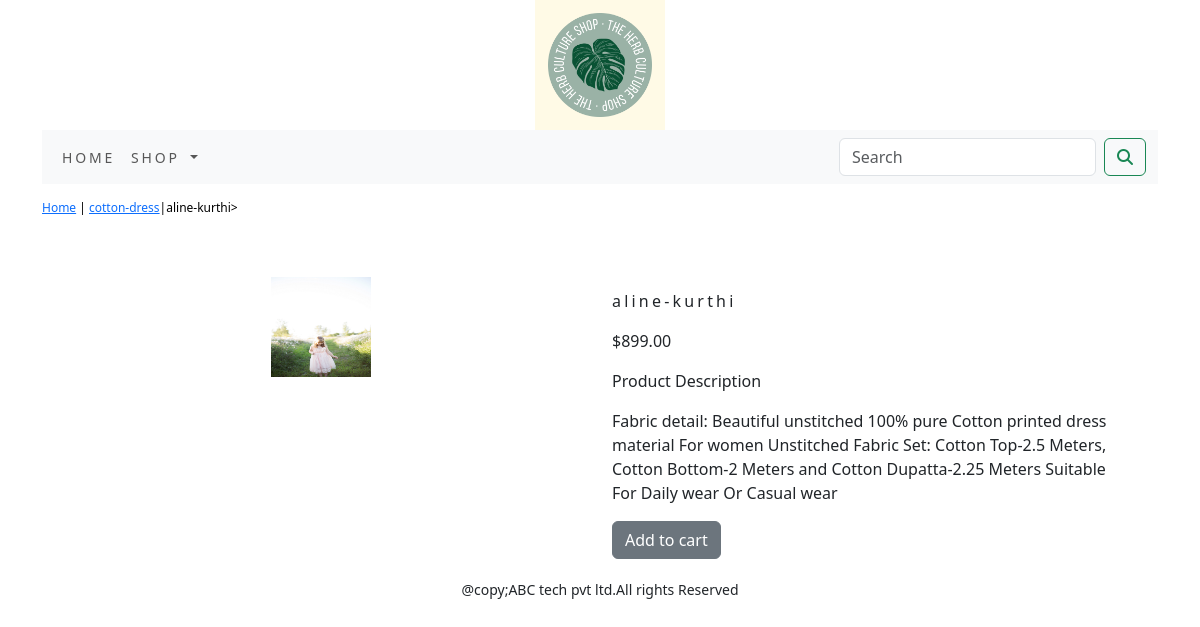
The page /shop/cotton-dress/aline-kurthi/ on the database its author committed.
### shop/models.py (models this page shows, shortened)
class Product(models.Model):
    name = models.CharField(max_length=250, unique=True)
    slug = models.SlugField(max_length=250, unique=True)
    description = models.TextField(blank=True)
    price = models.DecimalField(max_digits=10, decimal_places=2)
    category = models.ForeignKey(Category, on_delete=models.CASCADE)
    image = models.ImageField(upload_to='product', blank=True)
    stock = models.IntegerField()
    available = models.BooleanField(default=True)
    created = models.DateTimeField(auto_now_add=True)
    updated = models.DateTimeField(auto_now=True)
    class Meta:
        ordering = ('name',)
        verbose_name = 'product'
        verbose_name_plural = 'products'

class Category(models.Model):
    name = models.CharField(max_length=250, unique=True)
    slug = models.SlugField(max_length=250, unique=True)
    description = models.TextField(blank=True)
    image = models.ImageField(upload_to='category', blank=True)
    class Meta:
        ordering = ('name',)
        verbose_name = 'category'
        verbose_name_plural = 'categories'
    def get_url(self):
        return reverse('shop:product_by_category', args=[self.slug])
    def __str__(self):
        return '{}'.format(self.name)

### shop/views.py (the view)
# urls.py: path('<slug:c_slug>/<slug:product_slug>/', views.proDetail, name='prodCatdetail')
def proDetail(request, c_slug, product_slug):
    try:
        product = Product.objects.get(category__slug=c_slug, slug=product_slug)
    except Exception as e:
        raise e
    return render(request, 'product.html', {'product': product})

### cart/context_processors.py (called while the page is built)
def counter(request):
    item_count=0
    if 'admin' in request.path:
        return  {}
    else:
        try:
            cart=Cart.objects.filter(cart_id=_cart_id(request))
            car_items=CartItem.objects.all().filter(cart=cart[:1])
            for cart_item in car_items:
                item_count += cart_item.quantity
        except Cart.DoesNotExist:
            item_count =0
    return  dict(item_count=item_count)

### cart/views.py (called while the page is built)
def _cart_id(request):
    cart = request.session.session_key
    if not cart:
        cart = request.session.create()
    return cart

### shop/context_processors.py (called while the page is built)
def menu_links(request):
    links = Category.objects.all()
    return dict(links=links)

### templates/product.html (shortened to what this page needs)
{% extends 'base.html' %}
{% load static %}
{% block content %}
<div class="row my_prod_row_class">
    <div class="mx_auto">
        <p> <a href="{% url 'shop:allProdCat' %}">Home</a> | <a href ="{{product.category.get_url}}">{{product.category}}</a>|{{product.name}}></p>
    </div>
</div>
<div class="container">
<br>
<div class="row">
    <div class="col-md-12 col-sm-12 col-md-12 col-lg-6 text-center">
        <div style="min-width:18rem">
            <img src="{{ product.image.url }}" alt="{{product.name}}"style="height:100px;width:100px;">
        </div>
    </div>
        <div class="col-12 col-sm-12 col-md-12 col-lg-6">
            <div>
            <h1 class="my_prod_title">{{product.name}}</h1>
            <p>${{product.price}}</p>
            <p class="my_title"> Product Description</p>
            <p class="text-justify my_prod_text">{{product.description}}</p>
            {% if product.stock <= 0%}
            <p class="text-justify my_prod_text"><b>Out of stock</b></p>
            {% else %}
            <a class="btn btn-secondary" href="{% url 'cart:add_cart' product.id %}">Add to cart</a>
            {% endif %}
            </div>
        </div>
</div>
</div>
{% endblock %}

### static/css/custom.css (style rules this page uses)
body { font-family: 'Roboto', sans-serif; }
.my_prod_row_class { padding-top:15px; padding-bottom:20px }
.my_prod_row_class .mx_auto { color:#000; font-size:12px; text-decoration:none; }
.my_prod_title { font-size:16px; text_transform:uppercase; letter-spacing:.2em; padding-top:15px; padding-bottom:10px; }
.my_prod_text { padding-right:20px; }

### rows shown on the page
Product: category "cotton-dress", name "aline-kurthi", image (picture), price "899.00", description "Fabric detail: Beautiful unstitched 100% pure Cotton printed dress material For women Unstitched Fabric Set: Cotton Top-2.5 Meters, Cotton Bottom-2 Meters and Cotton Dupatta-2.25 Meters Suitable For Daily wear Or Casual wear"
